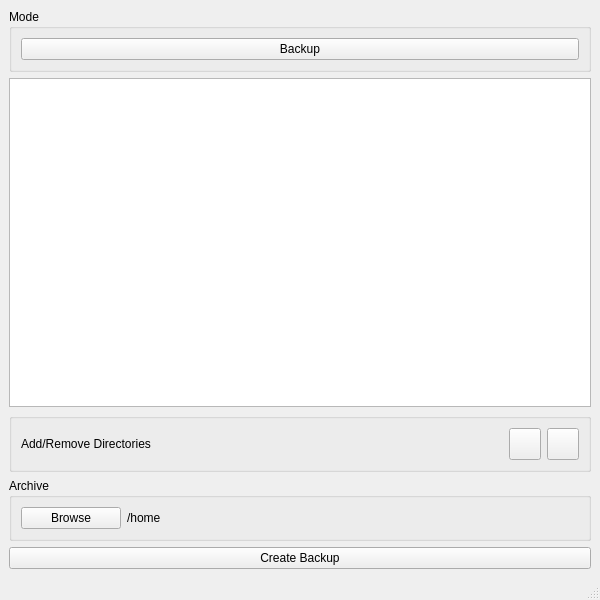
<?xml version="1.0" encoding="UTF-8"?>
<ui version="4.0">
 <class>MainWindow</class>
 <widget class="QMainWindow" name="MainWindow">
  <property name="geometry">
   <rect>
    <x>0</x>
    <y>0</y>
    <width>600</width>
    <height>600</height>
   </rect>
  </property>
  <property name="windowTitle">
   <string>KStars backup</string>
  </property>
  <widget class="QWidget" name="centralwidget">
   <layout class="QVBoxLayout" name="verticalLayout_2">
    <item>
     <widget class="QGroupBox" name="groupBox_2">
      <property name="title">
       <string>Mode</string>
      </property>
      <layout class="QHBoxLayout" name="horizontalLayout_3">
       <item>
        <widget class="QPushButton" name="modeB">
         <property name="text">
          <string>Backup</string>
         </property>
        </widget>
       </item>
      </layout>
     </widget>
    </item>
    <item>
     <widget class="QListView" name="listView">
      <property name="minimumSize">
       <size>
        <width>0</width>
        <height>250</height>
       </size>
      </property>
     </widget>
    </item>
    <item>
     <widget class="QGroupBox" name="groupBox">
      <property name="title">
       <string/>
      </property>
      <property name="flat">
       <bool>false</bool>
      </property>
      <layout class="QHBoxLayout" name="horizontalLayout_2">
       <item>
        <widget class="QLabel" name="addremoveL">
         <property name="text">
          <string>Add/Remove Directories</string>
         </property>
        </widget>
       </item>
       <item>
        <spacer name="horizontalSpacer">
         <property name="orientation">
          <enum>Qt::Horizontal</enum>
         </property>
         <property name="sizeHint" stdset="0">
          <size>
           <width>40</width>
           <height>20</height>
          </size>
         </property>
        </spacer>
       </item>
       <item>
        <widget class="QPushButton" name="addB">
         <property name="minimumSize">
          <size>
           <width>32</width>
           <height>32</height>
          </size>
         </property>
         <property name="maximumSize">
          <size>
           <width>32</width>
           <height>32</height>
          </size>
         </property>
         <property name="text">
          <string/>
         </property>
         <property name="iconSize">
          <size>
           <width>22</width>
           <height>22</height>
          </size>
         </property>
        </widget>
       </item>
       <item>
        <widget class="QPushButton" name="removeB">
         <property name="minimumSize">
          <size>
           <width>32</width>
           <height>32</height>
          </size>
         </property>
         <property name="maximumSize">
          <size>
           <width>32</width>
           <height>32</height>
          </size>
         </property>
         <property name="text">
          <string/>
         </property>
         <property name="iconSize">
          <size>
           <width>22</width>
           <height>22</height>
          </size>
         </property>
        </widget>
       </item>
      </layout>
     </widget>
    </item>
    <item>
     <widget class="QGroupBox" name="groupBox_3">
      <property name="title">
       <string>Archive</string>
      </property>
      <layout class="QHBoxLayout" name="horizontalLayout">
       <item>
        <widget class="QPushButton" name="browseB">
         <property name="sizePolicy">
          <sizepolicy hsizetype="Preferred" vsizetype="Fixed">
           <horstretch>0</horstretch>
           <verstretch>0</verstretch>
          </sizepolicy>
         </property>
         <property name="maximumSize">
          <size>
           <width>100</width>
           <height>16777215</height>
          </size>
         </property>
         <property name="text">
          <string>Browse</string>
         </property>
        </widget>
       </item>
       <item>
        <widget class="QLabel" name="pathL">
         <property name="text">
          <string>/home</string>
         </property>
        </widget>
       </item>
      </layout>
     </widget>
    </item>
    <item>
     <widget class="QPushButton" name="goB">
      <property name="text">
       <string>Create Backup</string>
      </property>
     </widget>
    </item>
   </layout>
  </widget>
  <widget class="QStatusBar" name="statusbar"/>
 </widget>
 <resources/>
 <connections/>
</ui>
